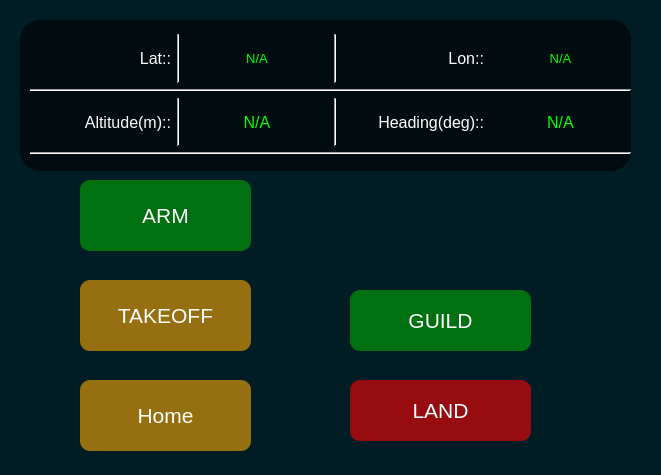
<?xml version="1.0" encoding="UTF-8"?>
<ui version="4.0">
 <class>MainWindow</class>
 <widget class="QMainWindow" name="MainWindow">
  <property name="geometry">
   <rect>
    <x>0</x>
    <y>0</y>
    <width>661</width>
    <height>475</height>
   </rect>
  </property>
  <property name="windowTitle">
   <string>Simulation U-Tracking</string>
  </property>
  <property name="styleSheet">
   <string notr="true">#centralwidget { background-color: #001d26; }</string>
  </property>
  <widget class="QWidget" name="centralwidget">
   <widget class="QPushButton" name="pushButton">
    <property name="geometry">
     <rect>
      <x>80</x>
      <y>280</y>
      <width>171</width>
      <height>71</height>
     </rect>
    </property>
    <property name="font">
     <font>
      <pointsize>16</pointsize>
     </font>
    </property>
    <property name="styleSheet">
     <string notr="true">QPushButton {  color: white; 
background-color: rgba(255, 170, 0,150);
border-width: 0px;  
border-radius: 10px;
 } 
QPushButton:hover {
	background-color: rgb(0, 100, 0,255)

}
QPushButton:pressed {
background-color: rgb(0, 0, 255,250);

}

QPushButton:disabled{
background-color: rgba(0, 0, 0,40);
}
</string>
    </property>
    <property name="text">
     <string>TAKEOFF</string>
    </property>
   </widget>
   <widget class="QPushButton" name="pushButton_land">
    <property name="geometry">
     <rect>
      <x>350</x>
      <y>380</y>
      <width>181</width>
      <height>61</height>
     </rect>
    </property>
    <property name="font">
     <font>
      <pointsize>16</pointsize>
     </font>
    </property>
    <property name="styleSheet">
     <string notr="true">QPushButton {  color: white; 
background-color: rgba(255, 0, 0,150);
border-width: 0px;  
border-radius: 10px;
 } 
QPushButton:hover {
	background-color: rgb(0, 100, 0,255)

}
QPushButton:pressed {
background-color: rgb(0, 0, 255,250);

}

QPushButton:disabled{
background-color: rgba(0, 0, 0,40);
}
</string>
    </property>
    <property name="text">
     <string>LAND</string>
    </property>
   </widget>
   <widget class="QPushButton" name="pushButton_arm">
    <property name="geometry">
     <rect>
      <x>80</x>
      <y>180</y>
      <width>171</width>
      <height>71</height>
     </rect>
    </property>
    <property name="font">
     <font>
      <pointsize>16</pointsize>
     </font>
    </property>
    <property name="styleSheet">
     <string notr="true">QPushButton {  color: white; 
background-color: rgba(0, 170, 0,150);
border-width: 0px;  
border-radius: 10px;
 } 
QPushButton:hover {
	background-color: rgb(0, 100, 0,255)

}
QPushButton:pressed {
background-color: rgb(0, 0, 255,250);

}

QPushButton:disabled{
background-color: rgba(0, 0, 0,40);
}
</string>
    </property>
    <property name="text">
     <string>ARM</string>
    </property>
   </widget>
   <widget class="QPushButton" name="pushButton_WP1">
    <property name="geometry">
     <rect>
      <x>80</x>
      <y>380</y>
      <width>171</width>
      <height>71</height>
     </rect>
    </property>
    <property name="font">
     <font>
      <pointsize>16</pointsize>
     </font>
    </property>
    <property name="styleSheet">
     <string notr="true">QPushButton {  color: white; 
background-color: rgba(255, 170, 0,150);
border-width: 0px;  
border-radius: 10px;
 } 
QPushButton:hover {
	background-color: rgb(0, 100, 0,255)

}
QPushButton:pressed {
background-color: rgb(0, 0, 255,250);

}

QPushButton:disabled{
background-color: rgba(0, 0, 0,40);
}
</string>
    </property>
    <property name="text">
     <string>Home</string>
    </property>
   </widget>
   <widget class="QWidget" name="gridLayoutWidget">
    <property name="geometry">
     <rect>
      <x>30</x>
      <y>34</y>
      <width>601</width>
      <height>121</height>
     </rect>
    </property>
    <layout class="QGridLayout" name="gridLayout">
     <item row="0" column="2">
      <widget class="Line" name="line_5">
       <property name="orientation">
        <enum>Qt::Vertical</enum>
       </property>
      </widget>
     </item>
     <item row="2" column="3">
      <widget class="QLabel" name="label_al">
       <property name="font">
        <font>
         <pointsize>12</pointsize>
        </font>
       </property>
       <property name="styleSheet">
        <string notr="true">color: rgb(0, 255, 0);</string>
       </property>
       <property name="text">
        <string>N/A</string>
       </property>
       <property name="alignment">
        <set>Qt::AlignCenter</set>
       </property>
      </widget>
     </item>
     <item row="0" column="1">
      <widget class="QLabel" name="label_9">
       <property name="font">
        <font>
         <pointsize>12</pointsize>
        </font>
       </property>
       <property name="styleSheet">
        <string notr="true">color: rgb(255, 255, 255);</string>
       </property>
       <property name="text">
        <string>Lat::</string>
       </property>
       <property name="alignment">
        <set>Qt::AlignRight|Qt::AlignTrailing|Qt::AlignVCenter</set>
       </property>
      </widget>
     </item>
     <item row="2" column="5">
      <widget class="QLabel" name="label_15">
       <property name="font">
        <font>
         <pointsize>12</pointsize>
        </font>
       </property>
       <property name="styleSheet">
        <string notr="true">color: rgb(255, 255, 255);</string>
       </property>
       <property name="text">
        <string>Heading(deg)::</string>
       </property>
       <property name="alignment">
        <set>Qt::AlignRight|Qt::AlignTrailing|Qt::AlignVCenter</set>
       </property>
      </widget>
     </item>
     <item row="2" column="4">
      <widget class="Line" name="line_12">
       <property name="orientation">
        <enum>Qt::Vertical</enum>
       </property>
      </widget>
     </item>
     <item row="2" column="2">
      <widget class="Line" name="line_6">
       <property name="orientation">
        <enum>Qt::Vertical</enum>
       </property>
      </widget>
     </item>
     <item row="0" column="3">
      <widget class="QLabel" name="label_lat">
       <property name="font">
        <font>
         <pointsize>10</pointsize>
        </font>
       </property>
       <property name="styleSheet">
        <string notr="true">color: rgb(0, 255, 0);</string>
       </property>
       <property name="text">
        <string>N/A</string>
       </property>
       <property name="alignment">
        <set>Qt::AlignCenter</set>
       </property>
      </widget>
     </item>
     <item row="2" column="1">
      <widget class="QLabel" name="label_13">
       <property name="font">
        <font>
         <pointsize>12</pointsize>
        </font>
       </property>
       <property name="styleSheet">
        <string notr="true">color: rgb(255, 255, 255);</string>
       </property>
       <property name="text">
        <string>Altitude(m)::</string>
       </property>
       <property name="alignment">
        <set>Qt::AlignRight|Qt::AlignTrailing|Qt::AlignVCenter</set>
       </property>
      </widget>
     </item>
     <item row="0" column="6">
      <widget class="QLabel" name="label_lon">
       <property name="font">
        <font>
         <pointsize>10</pointsize>
        </font>
       </property>
       <property name="styleSheet">
        <string notr="true">color: rgb(0, 255, 0);</string>
       </property>
       <property name="text">
        <string>N/A</string>
       </property>
       <property name="alignment">
        <set>Qt::AlignCenter</set>
       </property>
      </widget>
     </item>
     <item row="0" column="4">
      <widget class="Line" name="line_7">
       <property name="orientation">
        <enum>Qt::Vertical</enum>
       </property>
      </widget>
     </item>
     <item row="2" column="6">
      <widget class="QLabel" name="label_hd">
       <property name="font">
        <font>
         <pointsize>12</pointsize>
        </font>
       </property>
       <property name="styleSheet">
        <string notr="true">color: rgb(0, 255, 0);</string>
       </property>
       <property name="text">
        <string>N/A</string>
       </property>
       <property name="alignment">
        <set>Qt::AlignCenter</set>
       </property>
      </widget>
     </item>
     <item row="0" column="5">
      <widget class="QLabel" name="label_11">
       <property name="font">
        <font>
         <pointsize>12</pointsize>
        </font>
       </property>
       <property name="styleSheet">
        <string notr="true">color: rgb(255, 255, 255);</string>
       </property>
       <property name="text">
        <string>Lon::</string>
       </property>
       <property name="alignment">
        <set>Qt::AlignRight|Qt::AlignTrailing|Qt::AlignVCenter</set>
       </property>
      </widget>
     </item>
     <item row="1" column="1" colspan="6">
      <widget class="Line" name="line_4">
       <property name="orientation">
        <enum>Qt::Horizontal</enum>
       </property>
      </widget>
     </item>
     <item row="3" column="1" colspan="6">
      <widget class="Line" name="line_13">
       <property name="orientation">
        <enum>Qt::Horizontal</enum>
       </property>
      </widget>
     </item>
    </layout>
   </widget>
   <widget class="QLabel" name="label_8">
    <property name="geometry">
     <rect>
      <x>20</x>
      <y>20</y>
      <width>611</width>
      <height>151</height>
     </rect>
    </property>
    <property name="styleSheet">
     <string notr="true">background: rgba(0,0, 0,150);
border-radius: 20px; </string>
    </property>
    <property name="text">
     <string/>
    </property>
   </widget>
   <widget class="QLabel" name="label">
    <property name="geometry">
     <rect>
      <x>300</x>
      <y>160</y>
      <width>251</width>
      <height>161</height>
     </rect>
    </property>
    <property name="text">
     <string/>
    </property>
    <property name="pixmap">
     <pixmap resource="picture.qrc">:/Griffin.png</pixmap>
    </property>
    <property name="scaledContents">
     <bool>true</bool>
    </property>
   </widget>
   <widget class="QPushButton" name="pushButton_mode">
    <property name="geometry">
     <rect>
      <x>350</x>
      <y>290</y>
      <width>181</width>
      <height>61</height>
     </rect>
    </property>
    <property name="font">
     <font>
      <pointsize>16</pointsize>
     </font>
    </property>
    <property name="styleSheet">
     <string notr="true">QPushButton {  color: white; 
background-color: rgba(0, 170, 0,150);
border-width: 0px;  
border-radius: 10px;
 } 
QPushButton:hover {
	background-color: rgb(0, 100, 0,255)

}
QPushButton:pressed {
background-color: rgb(0, 0, 255,250);

}

QPushButton:disabled{
background-color: rgba(0, 0, 0,40);
}
</string>
    </property>
    <property name="text">
     <string>GUILD</string>
    </property>
   </widget>
   <zorder>label_8</zorder>
   <zorder>pushButton</zorder>
   <zorder>pushButton_land</zorder>
   <zorder>pushButton_arm</zorder>
   <zorder>pushButton_WP1</zorder>
   <zorder>gridLayoutWidget</zorder>
   <zorder>label</zorder>
   <zorder>pushButton_mode</zorder>
  </widget>
 </widget>
 <resources>
  <include location="picture.qrc"/>
 </resources>
 <connections/>
</ui>
